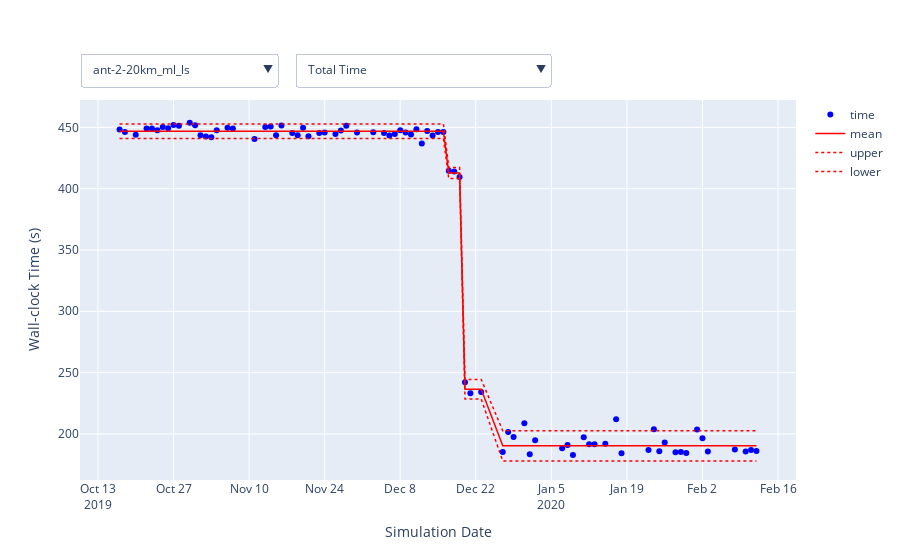

Notebook code for this chart:
### Code cell
lines = ['time', 'mean', 'upper', 'lower']
colors = ['blue', 'red', 'red', 'red']
modes = ['markers', 'lines', 'lines', 'lines']
dashes = ['solid', 'solid', 'dot', 'dot']

fig = go.Figure()
# Create series on plot
for line, color, mode, dash in zip(lines, colors, modes, dashes):
    for c in cases:
        if line == 'time':
            fig.add_trace(go.Scatter(
                x=seqs[c][names[0]]['date'],
                y=seqs[c][names[0]][line],
                mode=mode,
                line = dict(color=color, dash=dash, width=1.5),
                name=line,
                visible=True if c==cases[0] else False,
                customdata=seqs[c][names[0]].loc[:, ['date']+list(metadata)],
                hovertemplate=
                "Date: %{customdata[0]}<br>" +
#                 "Albany compiler: %{customdata[1]}<br>" +
                "Albany commit: %{customdata[2]}<br>" +
                "Trilinos commit: %{customdata[3]}" +
                "<extra></extra>",
            ))
        else:
            fig.add_trace(go.Scatter(
                x=seqs[c][names[0]]['date'],
                y=seqs[c][names[0]][line],
                mode=mode,
                line = dict(color=color, dash=dash, width=1.5),
                name=line,
                visible=True if c==cases[0] else False,
                hoverinfo='skip'
            ))

changedCases = {n for v in recentEvents.values() for n in v.keys()}

# Test case dropdown
caseOptions = [dict(
        args=['visible', [True if x==c else False for x in np.tile(cases, len(lines))]],
        label= '*'+c if c in changedCases else c,
        method='restyle'
    ) for c in cases]
    
# Timer dropdown
nameOptions = [dict(
        args=[{'x': [seqs[c][n]['date'] for _ in lines for c in cases],
               'y': [seqs[c][n][line] for line in lines for c in cases],
               'customdata': [seqs[c][n].loc[:, ['date']+list(metadata)].to_numpy() 
                              if line == 'time' else None
                              for line in lines for c in cases]}],
        label=n,
        method='restyle'
    ) for n in names]

# Add dropdowns to plot
fig.update_layout(
    updatemenus=[
        go.layout.Updatemenu(
            buttons=list(caseOptions),
            direction="down",
            pad={"r": 10, "t": 10},
            showactive=True,
            x=0,    xanchor="left",
            y=1.15, yanchor="top"
        ),
        go.layout.Updatemenu(
            buttons=list(nameOptions),
            direction="down",
            pad={"r": 10, "t": 10},
            showactive=True,
            x=0.3, xanchor="left",
            y=1.15, yanchor="top"
        ),
    ],
    xaxis_title='Simulation Date',
    yaxis_title='Wall-clock Time (s)'
)

iplot(fig)
